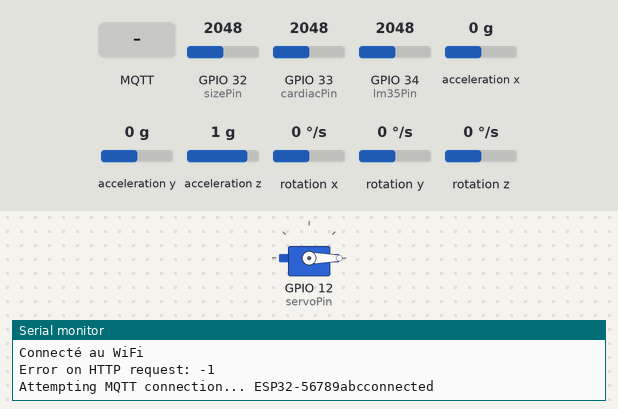
The sketch below on a simulated ESP32. Parts: servo, the last lines printed to the serial monitor. The test bench sets the inputs (shaded band); at power-on: GPIO 32 (sizePin) = 2048, GPIO 33 (cardiacPin) = 2048, GPIO 34 (lm35Pin) = 2048, acceleration x 0 g, acceleration y 0 g, acceleration z 1 g, rotation x 0 °/s, rotation y 0 °/s, rotation z 0 °/s (analog values on the 0–4095 scale). WiFi joins after 1.5 s; servers stay silent unless stated; no MQTT or app messages arrive unless stated.

Above: at 3.4 s.
3.5 s: MQTT message "servo/night/" arrives on the first subscribed topic
At 4.7 s:
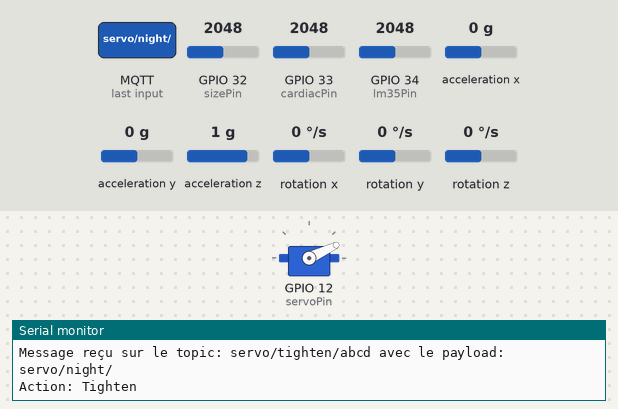
5.0 s: MQTT message "servo/tighten/" arrives on the first subscribed topic
At 5.6 s:
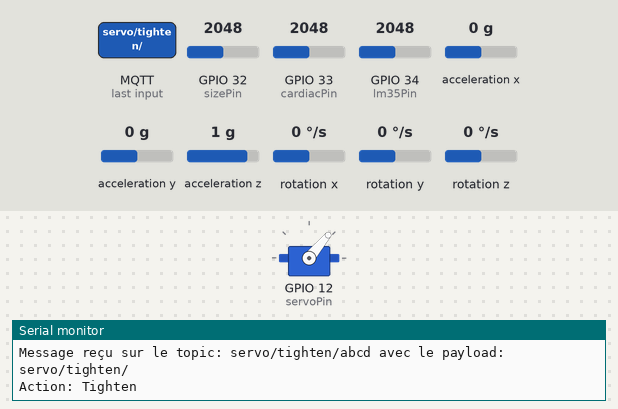
6.5 s: MQTT message "servo/normal/" arrives on the first subscribed topic
At 7.7 s:
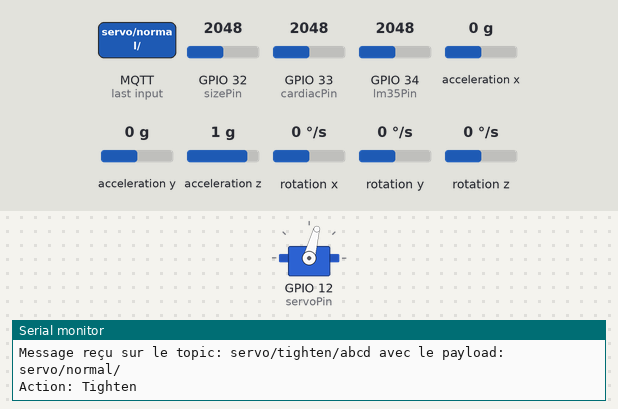
8.2 s: MQTT message "servo/loosen/" arrives on the first subscribed topic
At 8.9 s:
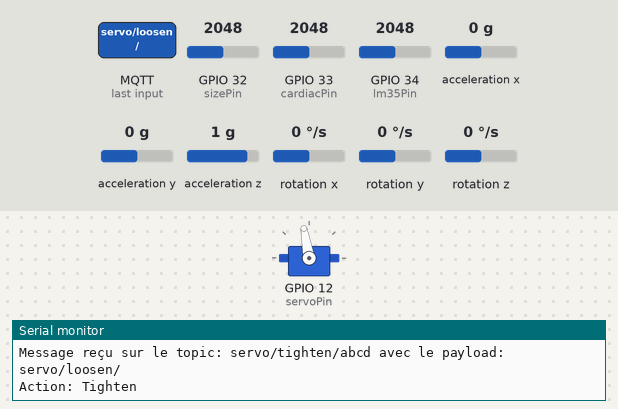
9.9 s: MQTT message "1" arrives on the first subscribed topic
At 10.7 s:
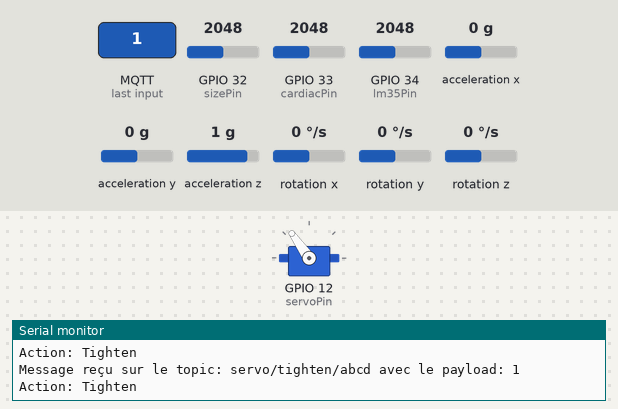
11.5 s: MQTT message "servo/pushup/" arrives on the first subscribed topic
At 12.7 s:
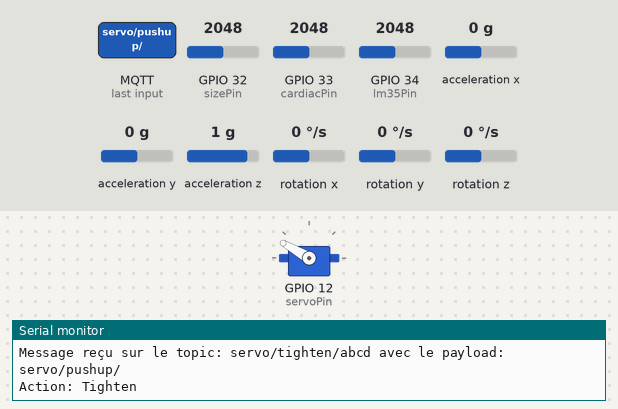
Timing chart, 0 to 14.0 s (numbered marks = the images above; inputs shaded):
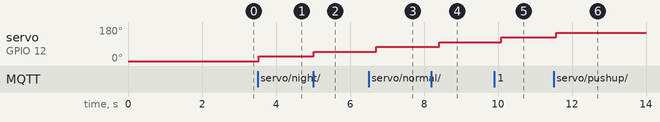

Measured:
- after the input at 3.5 s, servo on GPIO 12 (servoPin): 0° → 25° at once
- after the input at 5.0 s, servo on GPIO 12 (servoPin): 25° → 50° at once
- after the input at 6.5 s, servo on GPIO 12 (servoPin): 50° → 75° after 0.21 s
- after the input at 8.2 s, servo on GPIO 12 (servoPin): 75° → 100° after 0.21 s
- after the input at 9.9 s, servo on GPIO 12 (servoPin): 100° → 125° after 0.19 s
- after the input at 11.5 s, servo on GPIO 12 (servoPin): 125° → 150° after 0.08 s

The sketch:

embedded_side.ino
```cpp
const int lm35Pin = 34;
const int accSDA = 27;
const int accSCL = 26;
unsigned long lastMQTTTime = 0;
const unsigned long mqttInterval = 1000;

const String wifiSSID = "Campus-GES";
const String wifiPassword = "R3s3@u-G3S";

#include "mqtt.h"
#include "wifiSide.h"
#include "sensor.h"
#include "globale.h"
#include <Wire.h>

MPU6050 mpu;

TaskHandle_t cardiacTaskHandle = NULL;

void setup() {
  Serial.begin(9600);
  Wire.begin(accSDA, accSCL);
  mpu.initialize();
    if (mpu.testConnection()) {
    Serial.println("MPU6050 connecté !");
  } else {
    Serial.println("Erreur connexion MPU6050 !");
  }

  // Configuration ADC ESP32
  analogReadResolution(12);                 // 0–4095
  analogSetPinAttenuation(lm35Pin, ADC_11db); // ~0–3.3V
  analogSetPinAttenuation(sizePin, ADC_11db);
  analogSetPinAttenuation(cardiacPin, ADC_11db);
  initWifi(wifiSSID, wifiPassword);
  initMqttClient();

  xTaskCreatePinnedToCore(
    cardiacTask,            // Function name
    "CardiacTask",          // Task name
    4096,                   // Stack size (bigger for safety)
    NULL,
    1,
    &cardiacTaskHandle,
    1                       // Core 1 (good choice)
  );
  getSizeBustInitial(idOfEmbedded);
}

void loop() {
  keepAliveMqtt();
  float magnitude = accelerometerMagnitude(mpu);

  float temperatureC = readTemperature(lm35Pin) + 13.0;
  float sizeValue = readSize(sizePin) - analogValueForSizeInitial;
  sizeValue /= 25;

  unsigned long now = millis();
  if(now - lastMQTTTime >= mqttInterval) {
    lastMQTTTime = now;

    sendMqttMessage("temperature/"+ idOfEmbedded, "{\"temp\":\"" + String(temperatureC, 1) + "\"}");
    sendMqttMessage("sizeBust/"+ idOfEmbedded, "{\"sizeBust\":\"" + String(sizeValue) + "\"}");
    sendMqttMessage("cardiac/"+ idOfEmbedded, "{\"cardiac\":\"" + String(globalBPM, 1) + "\"}");
    sendMqttMessage("accel/"+ idOfEmbedded, "{\"accel\":\"" + String(magnitude, 1) + "\"}");
  }
}
```

globale.cpp
```cpp
#include "globale.h"

volatile float globalBPM = 0;
String idOfEmbedded = "abcd";
extern int servoPin = 12;
extern int sizeInCmInitial = 0;
extern int analogValueForSizeInitial = 0;
extern int sizePin = 32;
extern int cardiacPin = 33;
```

globale.h
```cpp
#ifndef GLOBALS_H
#define GLOBALS_H

#include <Arduino.h>

extern volatile float globalBPM;
extern String idOfEmbedded;
extern int servoPin;
extern int sizeInCmInitial;
extern int analogValueForSizeInitial;
extern int sizePin;
extern int cardiacPin;

#endif
```

mqtt.cpp
```cpp
#include "mqtt.h"
#include "wifiSide.h"
#include "globale.h"
#include <ESP32Servo.h>
#include <ArduinoJson.h>
// MQTT broker IP and port
const char* mqtt_server = "helpother.fr";
const int mqtt_port = 1883;

int servoState = 0;
const int tightenStep = 25;
Servo myServo;

// Create WiFi and MQTT clients
WiFiClient espClient;
PubSubClient client(espClient);

void sendMqttMessage(String topic, String payload) {
  if(client.connected() && isConnectedToWifi()){
    client.publish(topic.c_str(), payload.c_str(),false);
  }
}

void callback(char* topic, byte* payload, unsigned int length) {
  String topicStr(topic);
  String payloadStr;
  for (unsigned int i = 0; i < length; i++) {
    payloadStr += (char)payload[i];
  }

  Serial.print("Message reçu sur le topic: ");
  Serial.print(topicStr);
  Serial.print(" avec le payload: ");
  Serial.println(payloadStr);

  if(topicStr == "servo/night/" + idOfEmbedded) {
    servoState = 0;
    myServo.write(servoState);
    Serial.println("Action: Night Mode");
  } else if (topicStr == "servo/normal/" + idOfEmbedded) {
    servoState = 90;
    myServo.write(servoState);
    Serial.println("Action: Normal Mode");
  } else if (topicStr == "servo/pushup/" + idOfEmbedded) {
    servoState = 180; // Position for push-up mode
    myServo.write(servoState);
    Serial.println("Action: Push-up Mode");
  } else

  if (topicStr == "servo/tighten/" + idOfEmbedded) {
    if(servoState + tightenStep <= 180) {
      servoState += tightenStep;
    } else {
      servoState = 180;
    }
    myServo.write(servoState); // Tighten
    Serial.println("Action: Tighten");
  } else if (topicStr == "servo/loosen/" + idOfEmbedded) {
    if(servoState - tightenStep >= 0) {
      servoState -= tightenStep;
    } else {
      servoState = 0;
    }
    myServo.write(servoState); // Loosen
    Serial.println("Action: Loosen");
  }
}

void initMqttClient() {
  myServo.attach(servoPin);
  myServo.write(servoState);
  client.setServer(mqtt_server, mqtt_port);
  client.setCallback(callback);
}

void reconnect() {
  while (!client.connected() && isConnectedToWifi()) {
    Serial.print("Attempting MQTT connection... ");

    String clientId = "ESP32-";
    clientId += String((uint32_t)ESP.getEfuseMac(), HEX);
    Serial.print(clientId);

    if (client.connect(clientId.c_str())) {
      Serial.println("connected");
      client.subscribe(("servo/tighten/" + idOfEmbedded).c_str());
      client.subscribe(("servo/loosen/" + idOfEmbedded).c_str());
      client.subscribe(("servo/night/" + idOfEmbedded).c_str());
      client.subscribe(("servo/normal/" + idOfEmbedded).c_str());
      client.subscribe(("servo/pushup/" + idOfEmbedded).c_str());
    } else {
      Serial.print("failed, rc=");
      Serial.print(client.state());
      Serial.println(" retrying in 5 seconds");
      delay(5000);
    }
  }
}

void keepAliveMqtt() {
  if (!client.connected() && isConnectedToWifi()) {
    reconnect();
  }
  client.loop();
}
```

mqtt.h
```cpp
#ifndef MQTT_H
#define MQTT_H

#include <WiFi.h>
#include <PubSubClient.h>

void initMqttClient();
void sendMqttMessage(String topic, String payload);
void keepAliveMqtt();

#endif
```

sensor.cpp
```cpp
#include "sensor.h"
#include "globale.h"

const int sampleInterval = 5;

float readTemperature(int pin) {

  long sum = 0;

  for (int i = 0; i < 10; i++) {
    sum += analogRead(pin);
    unsigned long currentTime = millis();
    while (millis() - currentTime < sampleInterval) {}
  }

  float avg = sum / 10.0;
  float voltage = avg * (3.3 / 4095.0);
  return voltage * 100.0;
}

void getAnalogValueFirstSize() {
  long sum = 0;

  for (int i = 0; i < 10; i++) {
    sum += analogRead(sizePin); // Assuming sizePin is defined as 34
    unsigned long currentTime = millis();
    while (millis() - currentTime < sampleInterval) {}
  }

  analogValueForSizeInitial = sum / 10.0;
}

float readSize(int pin) {
  long sum = 0;

  for (int i = 0; i < 10; i++) {
    sum += analogRead(pin); // Assuming sizePin is defined as 32
    unsigned long currentTime = millis();
    while (millis() - currentTime < sampleInterval) {}
  }

  float avg = sum / 10.0;
  return avg;
}

void cardiacValue() {
  const int threshold = 3100;
  const int timeMeasure = 15000;
  const int sampleInterval = 5;

  int beatCount = 0;
  unsigned long timeStart = millis();
  long sum = 0;
  float avgCardiacValue = 0;
  unsigned long currentTime = millis();

  while(millis() - timeStart < timeMeasure) {
    for (int i = 0; i < 10; i++) {
      sum += analogRead(cardiacPin);
      currentTime = millis();
      while (millis() - currentTime < sampleInterval) {}
    }
    avgCardiacValue = sum / 10.0;
    /**Serial.print("Avg Cardiac Value: ");
    Serial.println(avgCardiacValue);**/
    if (avgCardiacValue > threshold) {
      beatCount++;
      while(analogRead(cardiacPin) > threshold) {}
    }
    sum = 0;
    avgCardiacValue = 0;
  };
  globalBPM = (beatCount * 4 );
  Serial.print("Heart Rate: ");
  Serial.println(globalBPM);
}

void cardiacTask(void * parameter) {
  for (;;) {
    cardiacValue();
    vTaskDelay(3000 / portTICK_PERIOD_MS);  // 5ms delay
  }
}

float accelerometerMagnitude(MPU6050 mpu) {
  int16_t ax, ay, az, gx, gy, gz;
  long sum = 0;

  for (int i = 0; i < 10; i++) {
    mpu.getMotion6(&ax, &ay, &az, &gx, &gy, &gz);
    float ax_g = ax / 16384.0;
    float ay_g = ay / 16384.0;
    float az_g = az / 16384.0;
    sum += sqrt(ax_g*ax_g + ay_g*ay_g + az_g*az_g);
    unsigned long currentTime = millis();
    while (millis() - currentTime < sampleInterval) {}
  }

  sum /= 10.0;
  //Serial.println("Accelerometer Magnitude: " + String(sum));
  return sum;
}
```

sensor.h
```cpp
#ifndef SENSOR_H
#define SENSOR_H
#include <Arduino.h>
#include <MPU6050.h>

float readTemperature(int pin);
void cardiacTask(void * parameter);
float accelerometerMagnitude(MPU6050 mpu);
void getAnalogValueFirstSize();
float readSize(int pin);

#endif
```

wifiSide.cpp
```cpp
#include "wifiSide.h"
#include "sensor.h"
#include "globale.h"
#include <ArduinoJson.h>

extern bool isTryingToConnectToWifi = false;
String url = "http://localhost:3000/api/";

bool isConnectedToWifi(){
  return WiFi.status() == WL_CONNECTED;
}

bool initWifi(String ssid, String password){
  int attempts = 0;
  WiFi.begin(ssid, password);
  isTryingToConnectToWifi = true;
  while (WiFi.status() != WL_CONNECTED && attempts < 15) {
    delay(1000);
    attempts++;
    Serial.println(F("...."));
  }

  if (WiFi.status() == WL_CONNECTED) {
    Serial.println(F("Connecté au WiFi"));
    isTryingToConnectToWifi = false;
    return true;
  } else {
    Serial.println(F("Échec de connexion au WiFi après 30 secondes."));
    isTryingToConnectToWifi = false;
    return false;
  }
}

void getSizeBustInitial(String id) {
  if (WiFi.status() == WL_CONNECTED) {
    HTTPClient http;
    String apiUrl = url + "sizeBust/manual";
    http.begin(apiUrl);
    int httpResponseCode = http.GET();

    if (httpResponseCode > 0) {
      String payload = http.getString();
      StaticJsonDocument<200> doc;
      DeserializationError error = deserializeJson(doc, payload);
      if (error) {
          Serial.println("JSON parsing failed");
          return;
      }
      sizeInCmInitial = doc["sizeBust"];
      getAnalogValueFirstSize();
      Serial.println("HTTP Response code: " + String(httpResponseCode));
      Serial.println("Payload: " + payload);
    } else {
      Serial.println("Error on HTTP request: " + String(httpResponseCode));
    }

    http.end();
  } else {
    Serial.println("WiFi not connected!");
  }
}
```

wifiSide.h
```cpp
#ifndef WIFI_H
#define WIFI_H

#include <WiFi.h>
#include <HTTPClient.h>

extern bool isTryingToConnectToWifi;

bool isConnectedToWifi();
bool initWifi(String ssid, String password);
void getSizeBustInitial(String id);

#endif
```
